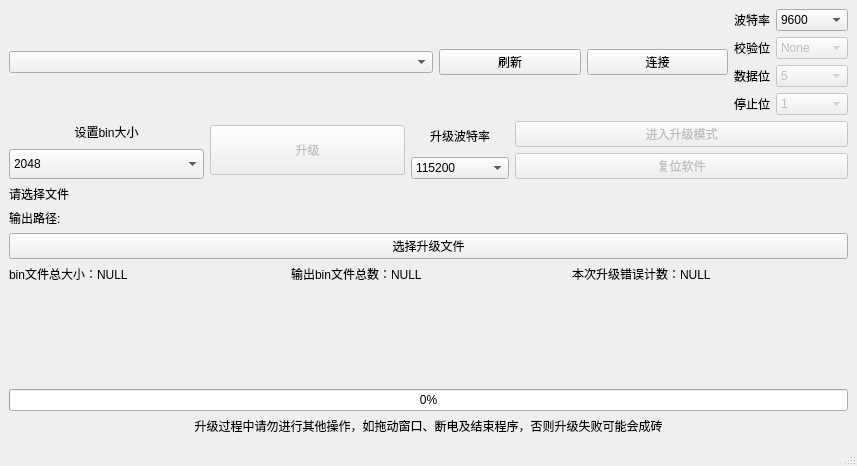
<?xml version="1.0" encoding="UTF-8"?>
<ui version="4.0">
 <class>MainWindow</class>
 <widget class="QMainWindow" name="MainWindow">
  <property name="geometry">
   <rect>
    <x>0</x>
    <y>0</y>
    <width>857</width>
    <height>466</height>
   </rect>
  </property>
  <property name="windowTitle">
   <string>升级软件</string>
  </property>
  <widget class="QWidget" name="centralwidget">
   <layout class="QGridLayout" name="gridLayout_2">
    <item row="0" column="0">
     <layout class="QHBoxLayout" name="horizontalLayout_5">
      <item>
       <layout class="QHBoxLayout" name="horizontalLayout_3" stretch="3,1,1">
        <item>
         <widget class="QComboBox" name="PortBox"/>
        </item>
        <item>
         <widget class="QPushButton" name="pushButton_4">
          <property name="text">
           <string>刷新</string>
          </property>
         </widget>
        </item>
        <item>
         <widget class="QPushButton" name="pushButton_2">
          <property name="text">
           <string>连接</string>
          </property>
         </widget>
        </item>
       </layout>
      </item>
      <item>
       <layout class="QGridLayout" name="gridLayout">
        <item row="0" column="0">
         <widget class="QLabel" name="label_5">
          <property name="text">
           <string>波特率</string>
          </property>
         </widget>
        </item>
        <item row="0" column="1">
         <widget class="QComboBox" name="BaudBox">
          <property name="currentIndex">
           <number>1</number>
          </property>
          <item>
           <property name="text">
            <string>4800</string>
           </property>
          </item>
          <item>
           <property name="text">
            <string>9600</string>
           </property>
          </item>
          <item>
           <property name="text">
            <string>115200</string>
           </property>
          </item>
         </widget>
        </item>
        <item row="1" column="0">
         <widget class="QLabel" name="label">
          <property name="text">
           <string>校验位</string>
          </property>
         </widget>
        </item>
        <item row="1" column="1">
         <widget class="QComboBox" name="ParityBox">
          <property name="enabled">
           <bool>false</bool>
          </property>
          <item>
           <property name="text">
            <string>None</string>
           </property>
          </item>
          <item>
           <property name="text">
            <string>Odd</string>
           </property>
          </item>
          <item>
           <property name="text">
            <string>Even</string>
           </property>
          </item>
          <item>
           <property name="text">
            <string>Mark</string>
           </property>
          </item>
          <item>
           <property name="text">
            <string>Space</string>
           </property>
          </item>
         </widget>
        </item>
        <item row="2" column="0">
         <widget class="QLabel" name="label_2">
          <property name="text">
           <string>数据位</string>
          </property>
         </widget>
        </item>
        <item row="2" column="1">
         <widget class="QComboBox" name="BitBox">
          <property name="enabled">
           <bool>false</bool>
          </property>
          <item>
           <property name="text">
            <string>5</string>
           </property>
          </item>
          <item>
           <property name="text">
            <string>6</string>
           </property>
          </item>
          <item>
           <property name="text">
            <string>7</string>
           </property>
          </item>
          <item>
           <property name="text">
            <string>8</string>
           </property>
          </item>
         </widget>
        </item>
        <item row="3" column="0">
         <widget class="QLabel" name="label_3">
          <property name="text">
           <string>停止位</string>
          </property>
         </widget>
        </item>
        <item row="3" column="1">
         <widget class="QComboBox" name="StopBox">
          <property name="enabled">
           <bool>false</bool>
          </property>
          <item>
           <property name="text">
            <string>1</string>
           </property>
          </item>
          <item>
           <property name="text">
            <string>1.5</string>
           </property>
          </item>
          <item>
           <property name="text">
            <string>2</string>
           </property>
          </item>
         </widget>
        </item>
       </layout>
      </item>
     </layout>
    </item>
    <item row="1" column="0">
     <layout class="QHBoxLayout" name="horizontalLayout_2" stretch="3,2">
      <item>
       <layout class="QHBoxLayout" name="horizontalLayout" stretch="2,2,1">
        <item>
         <layout class="QVBoxLayout" name="verticalLayout">
          <item>
           <widget class="QLabel" name="label_6">
            <property name="text">
             <string>设置bin大小</string>
            </property>
            <property name="alignment">
             <set>Qt::AlignCenter</set>
            </property>
           </widget>
          </item>
          <item>
           <widget class="QComboBox" name="size">
            <property name="minimumSize">
             <size>
              <width>0</width>
              <height>30</height>
             </size>
            </property>
            <property name="currentIndex">
             <number>3</number>
            </property>
            <item>
             <property name="text">
              <string>256</string>
             </property>
            </item>
            <item>
             <property name="text">
              <string>512</string>
             </property>
            </item>
            <item>
             <property name="text">
              <string>1024</string>
             </property>
            </item>
            <item>
             <property name="text">
              <string>2048</string>
             </property>
            </item>
            <item>
             <property name="text">
              <string>3072</string>
             </property>
            </item>
            <item>
             <property name="text">
              <string>4096</string>
             </property>
            </item>
            <item>
             <property name="text">
              <string>5120</string>
             </property>
            </item>
           </widget>
          </item>
         </layout>
        </item>
        <item>
         <widget class="QPushButton" name="pushButton_5">
          <property name="enabled">
           <bool>false</bool>
          </property>
          <property name="minimumSize">
           <size>
            <width>0</width>
            <height>50</height>
           </size>
          </property>
          <property name="text">
           <string>升级</string>
          </property>
         </widget>
        </item>
        <item>
         <layout class="QVBoxLayout" name="verticalLayout_3">
          <item>
           <widget class="QLabel" name="label_11">
            <property name="text">
             <string>升级波特率</string>
            </property>
            <property name="alignment">
             <set>Qt::AlignCenter</set>
            </property>
           </widget>
          </item>
          <item>
           <widget class="QComboBox" name="comboBox">
            <property name="currentIndex">
             <number>2</number>
            </property>
            <item>
             <property name="text">
              <string>4800</string>
             </property>
            </item>
            <item>
             <property name="text">
              <string>9600</string>
             </property>
            </item>
            <item>
             <property name="text">
              <string>115200</string>
             </property>
            </item>
           </widget>
          </item>
         </layout>
        </item>
       </layout>
      </item>
      <item>
       <layout class="QVBoxLayout" name="verticalLayout_2">
        <item>
         <widget class="QPushButton" name="pushButton_6">
          <property name="enabled">
           <bool>false</bool>
          </property>
          <property name="text">
           <string>进入升级模式</string>
          </property>
         </widget>
        </item>
        <item>
         <widget class="QPushButton" name="pushButton_7">
          <property name="enabled">
           <bool>false</bool>
          </property>
          <property name="text">
           <string>复位软件</string>
          </property>
         </widget>
        </item>
       </layout>
      </item>
     </layout>
    </item>
    <item row="2" column="0">
     <layout class="QVBoxLayout" name="verticalLayout_5">
      <item>
       <layout class="QVBoxLayout" name="verticalLayout_4">
        <item>
         <widget class="QLabel" name="label_7">
          <property name="text">
           <string>请选择文件</string>
          </property>
         </widget>
        </item>
        <item>
         <widget class="QLabel" name="label_8">
          <property name="text">
           <string>输出路径:</string>
          </property>
         </widget>
        </item>
        <item>
         <widget class="QPushButton" name="pushButton">
          <property name="text">
           <string>选择升级文件</string>
          </property>
         </widget>
        </item>
        <item>
         <layout class="QHBoxLayout" name="horizontalLayout_4">
          <item>
           <widget class="QLabel" name="label_9">
            <property name="text">
             <string>bin文件总大小：NULL</string>
            </property>
           </widget>
          </item>
          <item>
           <widget class="QLabel" name="label_10">
            <property name="text">
             <string>输出bin文件总数：NULL</string>
            </property>
           </widget>
          </item>
          <item>
           <widget class="QLabel" name="label_12">
            <property name="text">
             <string>本次升级错误计数：NULL</string>
            </property>
           </widget>
          </item>
         </layout>
        </item>
       </layout>
      </item>
      <item>
       <spacer name="verticalSpacer">
        <property name="orientation">
         <enum>Qt::Vertical</enum>
        </property>
        <property name="sizeHint" stdset="0">
         <size>
          <width>20</width>
          <height>40</height>
         </size>
        </property>
       </spacer>
      </item>
      <item>
       <widget class="QProgressBar" name="progressBar">
        <property name="value">
         <number>0</number>
        </property>
       </widget>
      </item>
      <item>
       <widget class="QLabel" name="label_4">
        <property name="text">
         <string>升级过程中请勿进行其他操作，如拖动窗口、断电及结束程序，否则升级失败可能会成砖</string>
        </property>
        <property name="alignment">
         <set>Qt::AlignCenter</set>
        </property>
       </widget>
      </item>
     </layout>
    </item>
   </layout>
  </widget>
  <widget class="QMenuBar" name="menubar">
   <property name="geometry">
    <rect>
     <x>0</x>
     <y>0</y>
     <width>857</width>
     <height>22</height>
    </rect>
   </property>
  </widget>
  <widget class="QStatusBar" name="statusbar"/>
 </widget>
 <resources/>
 <connections/>
</ui>
